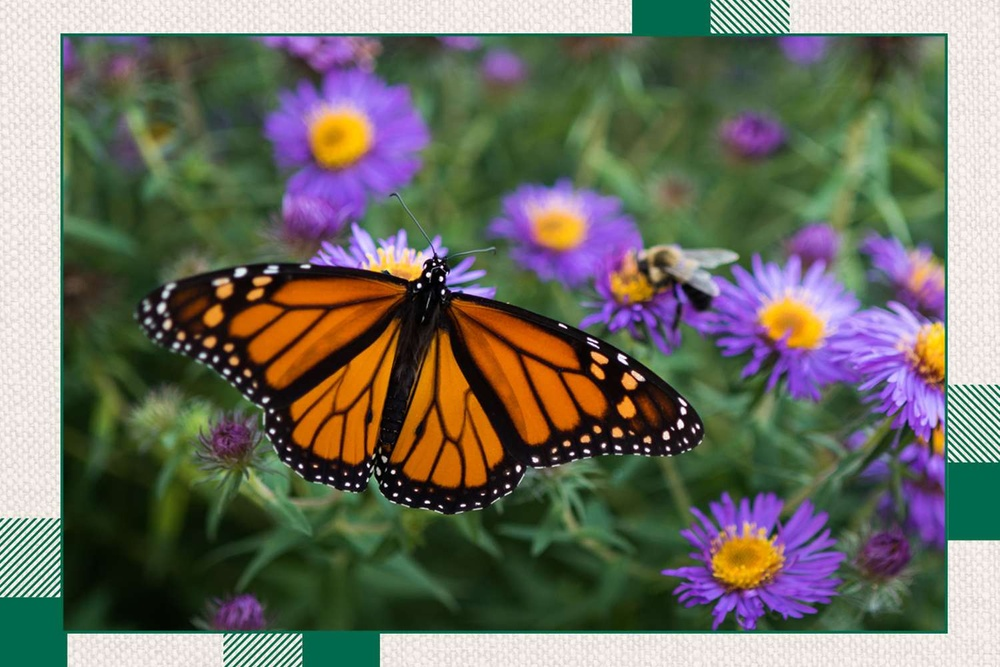
#> input picture image.jpg, 1000 x 667 px, shrunk from 1500 x 1000 before the run
$ python opensurf.py
#> lines starting #> are read from the running program, lines starting #| are printed output that depends on the picture
import cv2

# Load the image
img = cv2.imread("image.jpg")
#> img is the input picture: shape (667, 1000, 3); mean B, G, R 97.8, 110.6, 110.9
gray = cv2.cvtColor(img, cv2.COLOR_BGR2GRAY)
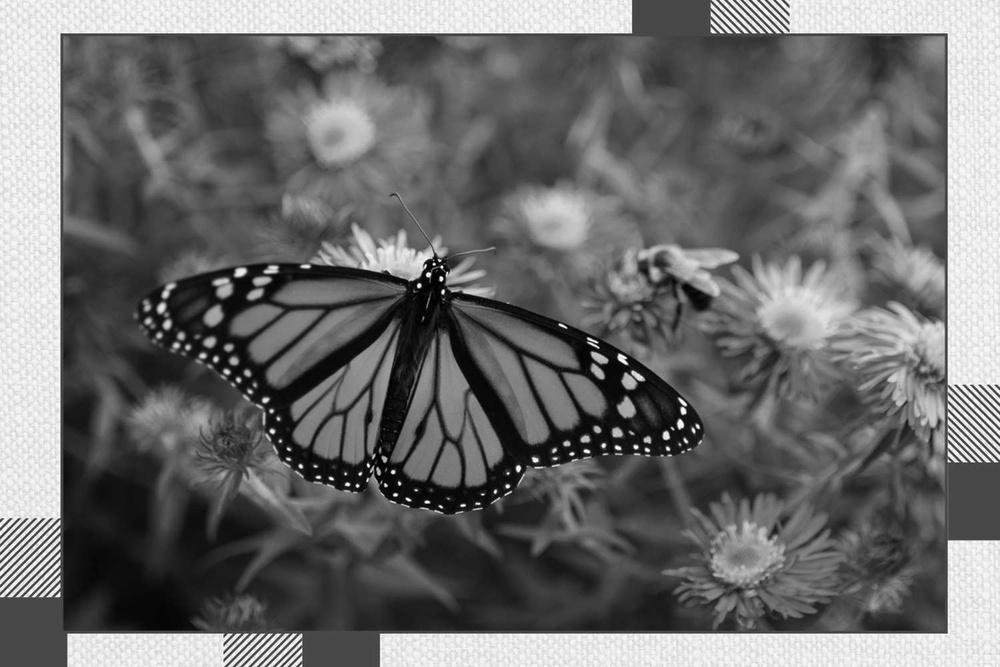
#> gray: shape (667, 1000); min 0, max 254, mean 109.2

# Create the OpenSURF object
#surf = cv2.xfeatures2d.SURF_create()

sift = cv2.xfeatures2d.SIFT_create()
# Detect keypoints and descriptors
keypoints, descriptors = sift.detectAndCompute(gray, None)
#> keypoints = 2004 keypoints; strongest (x, y, size): (419, 285, 3), (428, 275, 3.4), (434, 264, 1.8), (441, 279, 2.9)

# Draw the keypoints on the image
img = cv2.drawKeypoints(gray, keypoints, img)
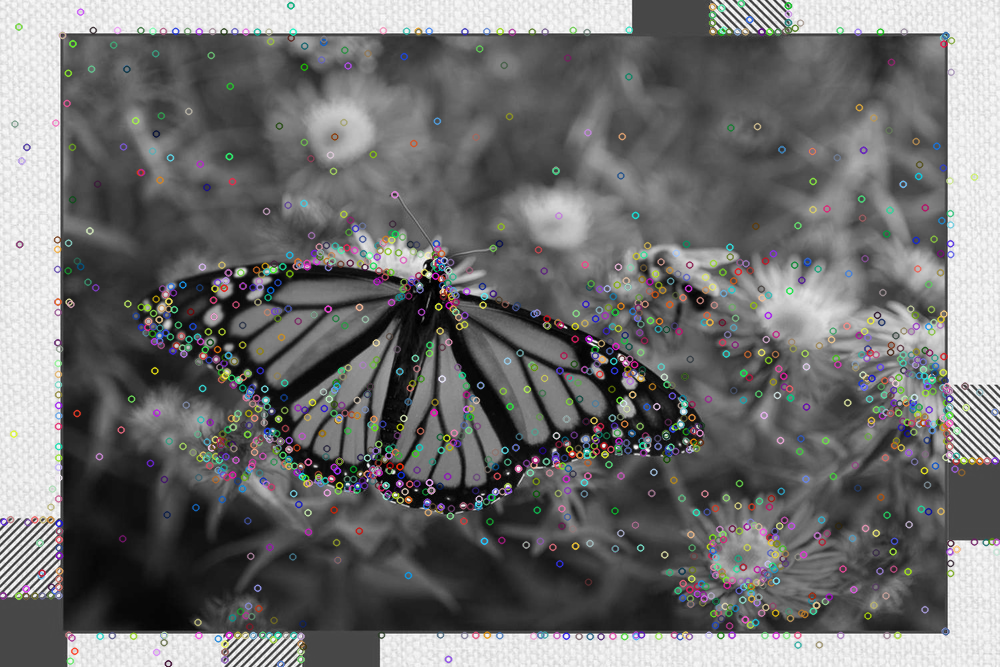
#> img: shape (667, 1000, 3); mean B, G, R 110.6, 110.7, 110.7

# Show the image with keypoints
cv2.imshow("Image", img)
cv2.waitKey(0)
